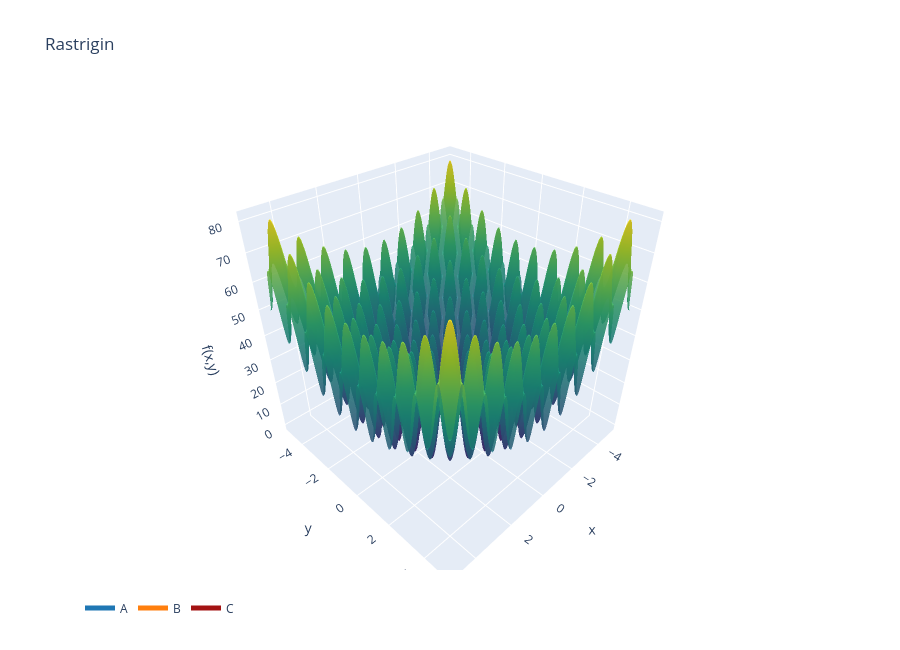

Notebook code for this chart:
### Code cell
import numpy as np
import plotly.graph_objects as go


def rastrigin(x, A=10):
    x1, x2 = x[0], x[1]
    return (
        2 * A
        + (x1**2 - A * np.cos(2 * np.pi * x1))
        + (x2**2 - A * np.cos(2 * np.pi * x2))
    )


def gradiente_rastrigin(x, A=10):
    x1, x2 = x[0], x[1]
    dfdx1 = 2 * x1 + 2 * np.pi * A * np.sin(2 * np.pi * x1)
    dfdx2 = 2 * x2 + 2 * np.pi * A * np.sin(2 * np.pi * x2)
    return np.array([dfdx1, dfdx2])


def descida_gradiente(A, alpha, x0, max_iter=100, tol=1e-5):
    x = np.array(x0, dtype=float)
    x_hist = [x.copy()]
    hist = []
    Jx = rastrigin(x, A)
    hist.append(f"Iteração 0 : x = {x} -> J(x) = {Jx:.6f}\n")

    for i in range(max_iter):
        grad = gradiente_rastrigin(x, A)
        xi = x - (alpha * grad)
        Jxi = rastrigin(xi, A)
        Jx = rastrigin(x, A)

        # Critério de convergência baseado na variação da função ou do ponto
        if np.linalg.norm(xi - x) <= tol or abs(Jxi - Jx) <= tol:
            hist.append(
                f"Iteração {i + 1} : x = {xi} -> J(x) = {Jxi:.6f} [Convergido]\n"
            )
            x_hist.append(xi.copy())
            return xi, hist, x_hist

        x = xi.copy()
        hist.append(f"Iteração {i + 1} : x = {x} -> J(x) = {Jxi:.6f}\n")
        x_hist.append(x.copy())

    return x, hist, x_hist


A = 10
x0 = np.array([0.3, 0.3])
alpha_nums = {"A": 0.0025, "B": 0.005, "C": 0.0075}
cores_rastrigin = ["#1f77b4", "#ff7f0e", "#a31313"]
resultados_rastrigin = {}

for nome, alpha in alpha_nums.items():
    x_opt_i, hist_i, x_hist_i = descida_gradiente(
        A, alpha, x0, max_iter=800, tol=1e-8
    )

    resultados_rastrigin[nome] = np.array(x_hist_i)
    # CORREÇÃO AQUI: trocado 'ponto' por 'x0'
    print(
        f"{nome:<5} alpha ={alpha} -> {len(x_hist_i) - 1:3d} iterações -> x* = {x_opt_i} -> f(x*) = {rastrigin(x_opt_i):.6f}"
    )

# Criação da malha 3D
grid = np.linspace(-5, 5, 200)
X, Y = np.meshgrid(grid, grid)
Z = np.zeros_like(X)
for i in range(X.shape[0]):
    for j in range(X.shape[1]):
        Z[i, j] = rastrigin([X[i, j], Y[i, j]])

fig = go.Figure()
fig.add_trace(
    go.Surface(
        x=X,
        y=Y,
        z=Z,
        colorscale="Viridis",
        opacity=0.85,
        showscale=False,
        name="f(x,y)",
    )
)

for nome, cor in zip(alpha_nums, cores_rastrigin):
    traj = resultados_rastrigin[nome]
    Jz = np.array([rastrigin(p) for p in traj])
    fig.add_trace(
        go.Scatter3d(
            x=traj[:, 0],
            y=traj[:, 1],
            z=Jz,
            mode="lines+markers",
            line=dict(color=cor, width=5),
            marker=dict(size=2, color=cor),
            name=nome,
            hovertemplate="x=%{x:.4f}<br>y=%{y:.4f}<br>f=%{z:.4f}<extra>"
            + nome
            + "</extra>",
        )
    )

fig.update_scenes(xaxis_title="x", yaxis_title="y", zaxis_title="f(x,y)")
fig.update_layout(
    title="Rastrigin", height=650, width=900, legend=dict(orientation="h", y=-0.05)
)
fig.show()

### Figure 1 — Plotly figure (JSON) as saved in the notebook; plotly's stock layout.template omitted (floating-point values rounded to 4 significant figures; data arrays with more than 128 entries replaced by an {"elided": "..."} marker saying what was removed)
{"data": [{"colorscale": [[0, "#440154"], [0.1111, "#482878"], [0.2222, "#3e4989"], [0.3333, "#31688e"], [0.4444, "#26828e"], [0.5556, "#1f9e89"], [0.6667, "#35b779"], [0.7778, "#6ece58"], [0.8889, "#b5de2b"], [1, "#fde725"]], "name": "f(x,y)", "opacity": 0.85, "showscale": false, "type": "surface", "x": {"elided": "200x200 float values"}, "y": {"elided": "200x200 float values"}, "z": {"elided": "200x200 float values"}}, {"hovertemplate": "x=%{x:.4f}<br>y=%{y:.4f}<br>f=%{z:.4f}<extra>A</extra>", "line": {"color": "#1f77b4", "width": 5}, "marker": {"color": "#1f77b4", "size": 2}, "mode": "lines+markers", "name": "A", "type": "scatter3d", "x": [0.3, 0.1491, 0.0218, 0.0002425, 1.95e-06, 1.568e-08], "y": [0.3, 0.1491, 0.0218, 0.0002425, 1.95e-06, 1.568e-08], "z": [26.36, 8.198, 0.1883, 2.334e-05, 1.508e-09, 9.948e-14]}, {"hovertemplate": "x=%{x:.4f}<br>y=%{y:.4f}<br>f=%{z:.4f}<extra>B</extra>", "line": {"color": "#ff7f0e", "width": 5}, "marker": {"color": "#ff7f0e", "size": 2}, "mode": "lines+markers", "name": "B", "type": "scatter3d", "x": {"elided": "259 float values"}, "y": {"elided": "259 float values"}, "z": {"elided": "259 float values"}}, {"hovertemplate": "x=%{x:.4f}<br>y=%{y:.4f}<br>f=%{z:.4f}<extra>C</extra>", "line": {"color": "#a31313", "width": 5}, "marker": {"color": "#a31313", "size": 2}, "mode": "lines+markers", "name": "C", "type": "scatter3d", "x": [0.3, -0.1527, 0.2355, -0.2373, 0.236, -0.237, 0.2362, -0.2368, 0.2364, -0.2367, 0.2365, -0.2366, 0.2365, -0.2366, 0.2365, -0.2366, 0.2365, -0.2366, 0.2365, -0.2366, 0.2365, -0.2366, 0.2366, -0.2366, 0.2366, -0.2366, 0.2366, -0.2366, 0.2366, -0.2366, 0.2366, -0.2366, 0.2366, -0.2366, 0.2366, -0.2366, 0.2366, -0.2366, 0.2366, -0.2366, 0.2366, -0.2366, 0.2366, -0.2366, 0.2366, -0.2366, 0.2366, -0.2366, 0.2366, -0.2366, 0.2366, -0.2366, 0.2366, -0.2366, 0.2366, -0.2366, 0.2366, -0.2366, 0.2366, -0.2366], "y": [0.3, -0.1527, 0.2355, -0.2373, 0.236, -0.237, 0.2362, -0.2368, 0.2364, -0.2367, 0.2365, -0.2366, 0.2365, -0.2366, 0.2365, -0.2366, 0.2365, -0.2366, 0.2365, -0.2366, 0.2365, -0.2366, 0.2366, -0.2366, 0.2366, -0.2366, 0.2366, -0.2366, 0.2366, -0.2366, 0.2366, -0.2366, 0.2366, -0.2366, 0.2366, -0.2366, 0.2366, -0.2366, 0.2366, -0.2366, 0.2366, -0.2366, 0.2366, -0.2366, 0.2366, -0.2366, 0.2366, -0.2366, 0.2366, -0.2366, 0.2366, -0.2366, 0.2366, -0.2366, 0.2366, -0.2366, 0.2366, -0.2366, 0.2366, -0.2366], "z": [26.36, 8.564, 18.29, 18.52, 18.35, 18.48, 18.38, 18.45, 18.4, 18.44, 18.41, 18.43, 18.42, 18.43, 18.42, 18.43, 18.42, 18.43, 18.42, 18.42, 18.42, 18.42, 18.42, 18.42, 18.42, 18.42, 18.42, 18.42, 18.42, 18.42, 18.42, 18.42, 18.42, 18.42, 18.42, 18.42, 18.42, 18.42, 18.42, 18.42, 18.42, 18.42, 18.42, 18.42, 18.42, 18.42, 18.42, 18.42, 18.42, 18.42, 18.42, 18.42, 18.42, 18.42, 18.42, 18.42, 18.42, 18.42, 18.42, 18.42]}], "layout": {"height": 650, "legend": {"orientation": "h", "y": -0.05}, "scene": {"xaxis": {"title": {"text": "x"}}, "yaxis": {"title": {"text": "y"}}, "zaxis": {"title": {"text": "f(x,y)"}}}, "title": {"text": "Rastrigin"}, "width": 900}}
